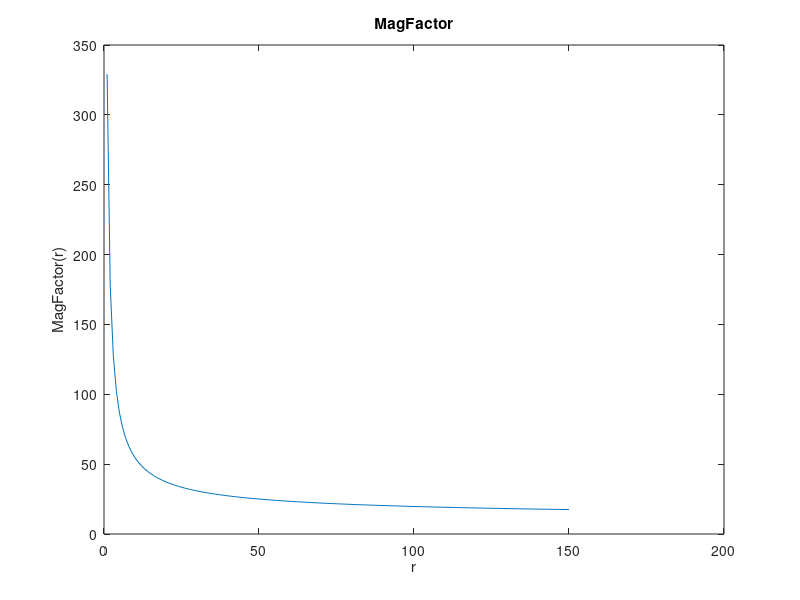

Here is the MATLAB script that generated this plot: (Note: this script raises an error after producing the figure.)
% octave file to investigate the cartesian-invariant gaussian
% projective field This is then implemented in the model as the
% RetinoGauss python connection script.

% The neural field size - never changes in this model, so this is
% not a parameter.
W_nfs = 150;

%
% The following will be parameters to the RetinoGauss script
%
% The sigma multiplier from which sigma(r) is computed (as
% sigma_m/M_f +- offsets)
sigma_m = 50 % m_sigma in the paper

% An offset applied to sigma(r). Needs to be a new parameter.
sigma_0 = 0

% E2 participates in the magnification factor. In practice this is
% not changed, but it's still included as a param.
E2 = 2.5

fovshift = 1 % Past the foveal region, really, this is where the
             % increase in the sigma starts, for r<fovshift,
             % sigma is sigma_0

% A normalisation power
normpower = 0 %1.45

r = [1:W_nfs]; % 1-W_nfs range here. 0-(W_nfs-1) range of srcloc[1] in python
               % RetinoGauss script is bumped up by 1.

M_f = W_nfs ./ ( E2 .* log (( r/(2.*E2) )+1) ); % for r=0, M_f is
                                                % infinity. Python
                                                % can't cope.

M_f_start = W_nfs ./ ( E2 .* log (( fovshift/(2.*E2) )+1) );

M_f(1:fovshift) = M_f_start;

figure(1)
plot (r, M_f);
xlabel('r');
ylabel('MagFactor(r)');
title ('MagFactor');
omsetgrid([2,2]);

% sigma(r) in the paper
_sigma = (sigma_m./M_f) - (sigma_m./M_f_start) + sigma_0;

_SIGMA=repmat(_sigma, W_nfs, 1);

figure(2)
plot (r, _sigma);
xlabel('r');
ylabel('\_sigma(r)');
title('\_sigma(r)');
omsetgrid([3,2]);

dist = [1:W_nfs];
DIST = repmat (dist, W_nfs, 1)';

% Power based normalisation
normterm = 1./power(_sigma,normpower);

figure(4)
plot (r, normterm);
title ('normterm(r)');
omsetgrid([4,2]);

GAUSS = normterm.*exp(-0.5.*power(DIST./_SIGMA,2));
figure(3)
surf(GAUSS)
xlabel('r')
ylabel('d')
ylim([1,15])
%view([268 0.1])
view([241,56])
omsetgrid([3,1]);

figure(5);
plot (r, sum(GAUSS, 1));
title('Sum of GAUSS surface (figure 3) along d axis')
%ylim([0 1.25])
omsetgrid([4,1]);

hold_on = 0
if hold_on
    for i = [1 5]
        figure(i); hold on;
    end
end
